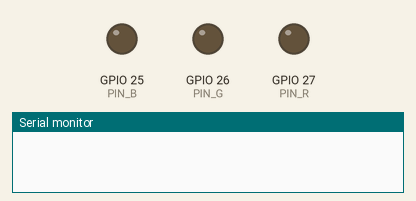
Simulated run of this program. Board: ESP32. Shown: output pins drawn as LEDs (lit = HIGH), the last lines printed to the serial monitor. At 2.5 s the program puts the board to deep sleep or switches it off; the recording ends there.

Above: at 0.0 s.
At 1.1 s:
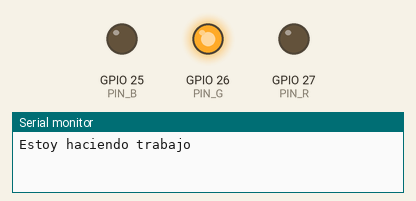
At 2.25 s:
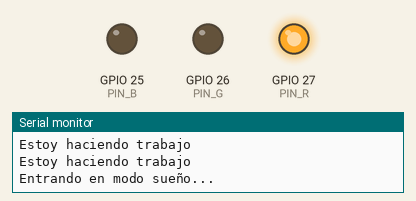
Timing chart, 0 to 2.5 s (numbered marks = the images above):
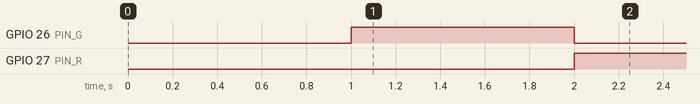

Measured:
- by itself, GPIO 26 (PIN_G): LOW → HIGH at 1.0 s, → LOW 1.0 s later
- by itself, GPIO 27 (PIN_R): LOW → HIGH at 2.0 s

The program:

main.cpp
```cpp
#include <Arduino.h>

#define PIN_R 27
#define PIN_G 26
#define PIN_B 25

void setup()
{
  Serial.begin(115200);
  delay(1000); // esperar a que el serial esté listo

  pinMode(PIN_R, OUTPUT);
  pinMode(PIN_G, OUTPUT);
  pinMode(PIN_B, OUTPUT);

  // Encender verde y hacer trabajo
  digitalWrite(PIN_G, HIGH);
  for (int i = 0; i < 10; i++)
  {
    Serial.println("Estoy haciendo trabajo");
    delay(100);
  }
  digitalWrite(PIN_G, LOW);

  // Encender rojo y entrar en deepsleep
  digitalWrite(PIN_R, HIGH);
  Serial.println("Entrando en modo sueño...");
  delay(500); // pequeña pausa para que se vea el rojo

  esp_sleep_enable_timer_wakeup(15 * 1000000); // 15 segundos en microsegundos
  esp_deep_sleep_start();

  Serial.println("No se deberia llegar aquí");
}

void loop()
{
  // no se ejecuta nunca, el deepsleep resetea el MCU al despertar
}
```
